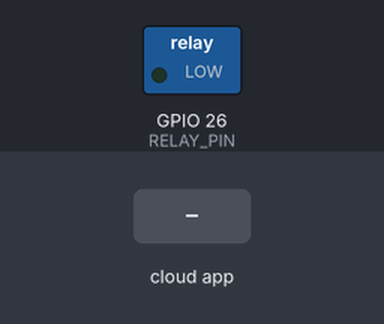
Recording of a sketch running on a simulated ESP32. Parts: switched loads named in the sketch (green lamp = pin HIGH). Inputs (shaded band) come from the test bench. WiFi joins after 1.5 s; servers stay silent unless stated; no MQTT or app messages arrive unless stated.

Above: at 2.7 s.
2.8 s: the phone or cloud app sets bulb-switch to ON
At 4.2 s:
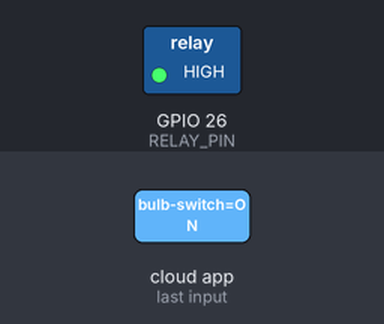
Timing chart, 0 to 5.8 s (numbered marks = the images above; inputs shaded):
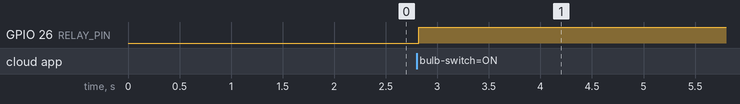

The sketch:

esp32_mqtt_relay.ino
```cpp
#include <WiFi.h>
#include "Adafruit_MQTT.h"
#include "Adafruit_MQTT_Client.h"

const char* ssid     = "YOUR_WIFI_SSID";
const char* password = "YOUR_WIFI_PASSWORD";

#define AIO_SERVER      "io.adafruit.com"
#define AIO_SERVERPORT  1883
#define AIO_USERNAME    "YOUR_AIO_USERNAME"
#define AIO_KEY         "YOUR_AIO_KEY"

const int RELAY_PIN = 26;

WiFiClient client;
Adafruit_MQTT_Client mqtt(&client, AIO_SERVER, AIO_SERVERPORT, AIO_USERNAME, AIO_KEY);
Adafruit_MQTT_Subscribe bulbFeed = Adafruit_MQTT_Subscribe(&mqtt, AIO_USERNAME "/feeds/bulb-switch");

void connectMQTT() {
  int8_t ret;
  while ((ret = mqtt.connect()) != 0) {
    Serial.println(mqtt.connectErrorString(ret));
    mqtt.disconnect();
    delay(5000);
  }
}

void setup() {
  Serial.begin(115200);
  pinMode(RELAY_PIN, OUTPUT);
  digitalWrite(RELAY_PIN, LOW);

  WiFi.begin(ssid, password);
  while (WiFi.status() != WL_CONNECTED) delay(500);

  mqtt.subscribe(&bulbFeed);
}

void loop() {
  connectMQTT();

  Adafruit_MQTT_Subscribe *subscription;
  while ((subscription = mqtt.readSubscription(5000))) {
    if (subscription == &bulbFeed) {
      String value = (char *)bulbFeed.lastread;
      digitalWrite(RELAY_PIN, value == "ON" ? HIGH : LOW);
    }
  }
}
```

Measured:
- after the input at 2.8 s, GPIO 26 (RELAY_PIN): LOW → HIGH at once
